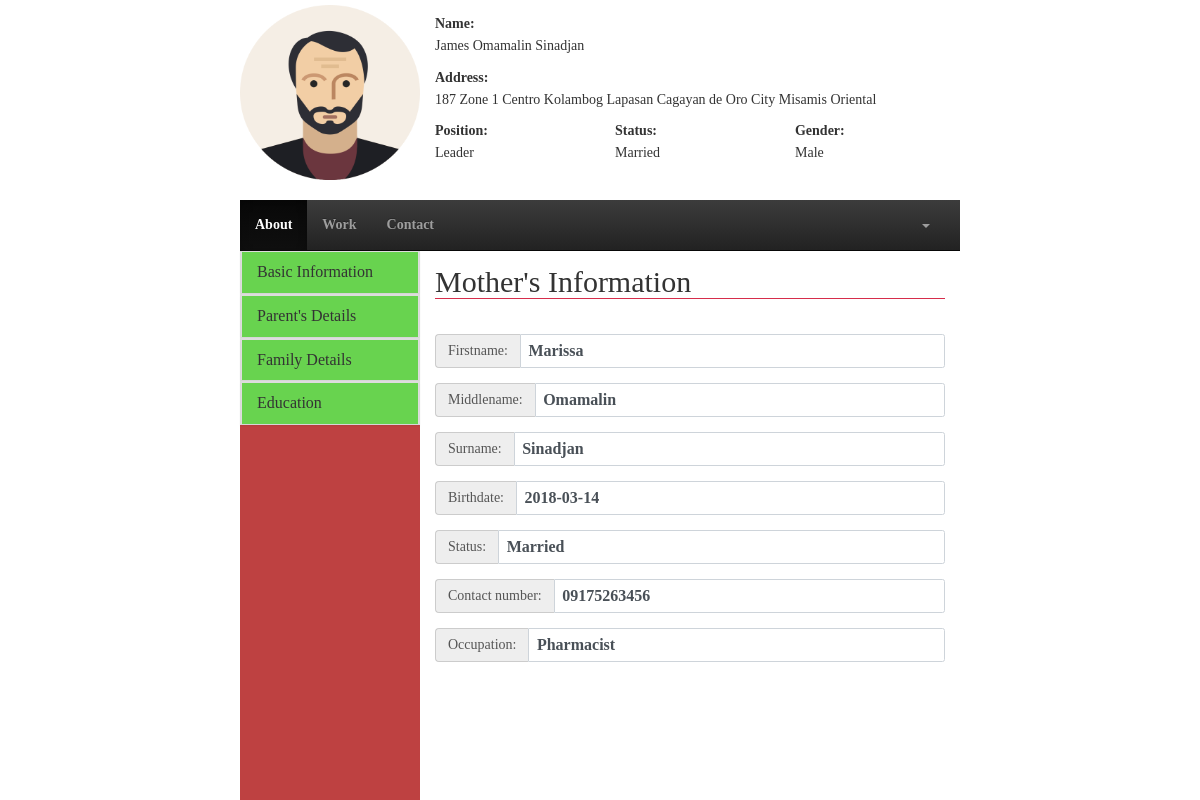
The page /user/about_mother.php?id=6 (signed in) on the database as committed earlier.
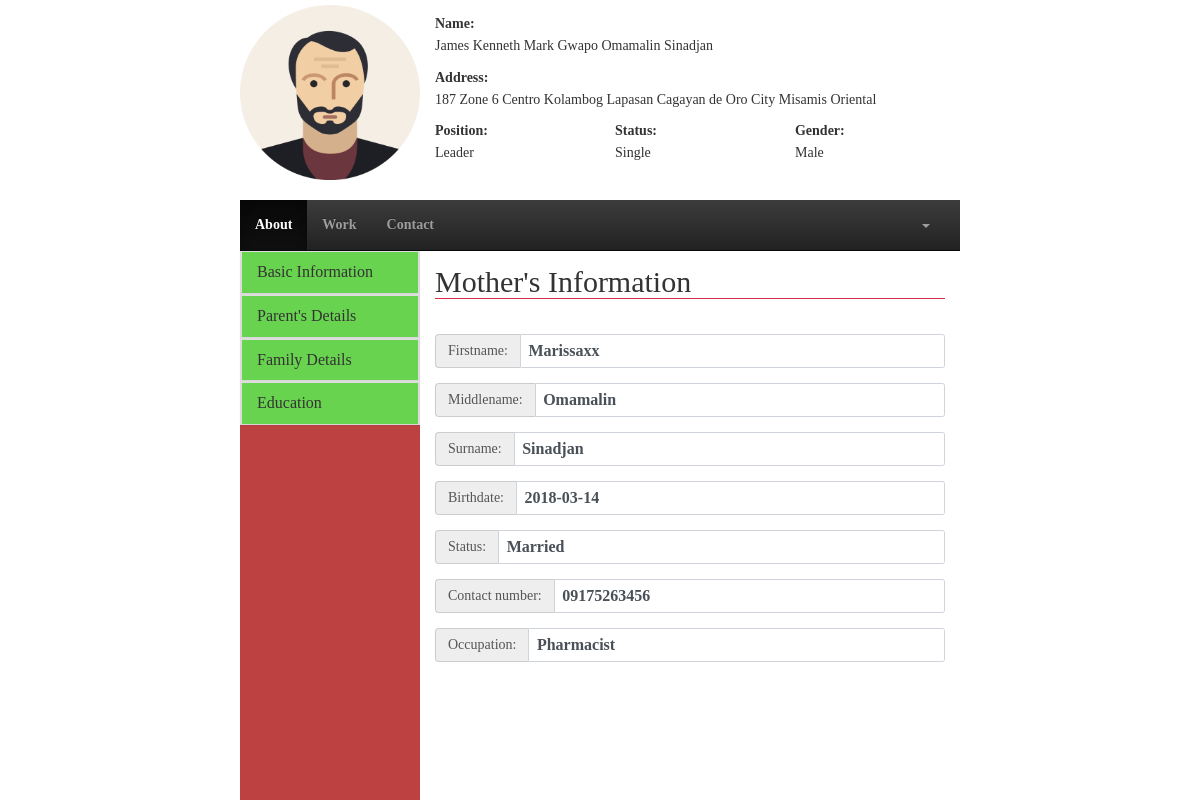
The same page on the database as committed later.
### tables this page shows
CREATE TABLE `current_address` (
  `staff_id` bigint(20) DEFAULT NULL,
  `addOne` varchar(50) DEFAULT NULL,
  `addTwo` varchar(50) DEFAULT NULL,
  `addTre` varchar(50) DEFAULT NULL,
  `state` varchar(50) NOT NULL,
  `city` varchar(50) NOT NULL,
  `country` varchar(50) NOT NULL,
  `postCode` int(11) NOT NULL
);

CREATE TABLE `staff` (
  `staff_id` bigint(20) NOT NULL,
  `fname` varchar(50) NOT NULL,
  `mname` varchar(50) DEFAULT NULL,
  `lname` varchar(50) NOT NULL,
  `birthdate` date NOT NULL,
  `cellnum` varchar(50) NOT NULL,
  `telnum` varchar(50) DEFAULT NULL,
  `email` varchar(50) NOT NULL,
  `status` varchar(50) NOT NULL,
  `gender` varchar(50) NOT NULL,
  `type` varchar(50) NOT NULL,
  `position` varchar(50) NOT NULL,
  `password` varchar(50) NOT NULL
);

CREATE TABLE `family_details` (
  `staff_id` bigint(20) DEFAULT NULL,
  `fathers_fname` varchar(50) DEFAULT NULL,
  `fathers_mname` varchar(50) NOT NULL,
  `fathers_lname` varchar(50) NOT NULL,
  `mothers_fname` varchar(50) DEFAULT NULL,
  `mothers_mname` varchar(50) NOT NULL,
  `mothers_lname` varchar(50) NOT NULL,
  `fathers_birthdate` date DEFAULT NULL,
  `mothers_birthdate` date DEFAULT NULL,
  `fathers_occupation` varchar(50) NOT NULL,
  `mothers_occupation` varchar(50) NOT NULL,
  `fathers_contnum` varchar(50) NOT NULL,
  `mothers_contnum` varchar(50) NOT NULL,
  `status` varchar(50) NOT NULL,
  `siblings` int(11) DEFAULT NULL,
  `spouse_fname` varchar(50) DEFAULT NULL,
  `spouse_mname` varchar(50) NOT NULL,
  `spouse_lname` varchar(50) NOT NULL,
  `spouse_birthdate` date NOT NULL,
  `spouse_contnum` varchar(50) NOT NULL,
  `spouse_occupation` varchar(50) NOT NULL,
  `numOfChildren` int(11) DEFAULT NULL
);

### user/about_mother.php (the view, shortened to what the changed rows need)
<!DOCTYPE html>
<html lang="en">
	<head>
		<link rel="stylesheet" href="css/bootstrap.css">
		<link rel="stylesheet" href="css/stylesheet.css">
		<link rel="stylesheet" href="css/bootstrap-theme.css">
	</head>
	<body>
		<div class="row-3">
			<div class="container-sides">
				<div class="col-12">
					<?php
						$space = " ";
						$id = $_GET['id'];
						include_once("action/session.php");
						$query = "SELECT staff.staff_id, staff.fname, staff.mname, staff.lname, staff.status, staff.gender, staff.type, staff.position, staff.password, current_address.staff_id, current_address.addOne, current_address.addTwo, current_address.addTre, current_address.state, current_address.city FROM staff INNER JOIN current_address ON staff.staff_id = current_address.staff_id WHERE staff.staff_id = '$id'";
						$result = mysqli_query($connect,$query);
						if(mysqli_num_rows($result) > 0){
							while($row = mysqli_fetch_assoc($result)):
					?>
						<form action="">
							<div class="col-3 text-center">
								<img src="img/avatar.png" alt="" style="width:180px;height: 180px;padding-top: 5px; ">
							</div>
							<div class="col-9">
								<div class="row-4">
									<div class="container">
										<label>Name:</label>
										<h5><?php echo $row['fname'].$space.$row['mname'].$space.$row['lname'] ?></h5>
									</div>
								</div>
								<div class="row-4">
									<div class="container">
										<label>Address:</label>
										<h5><?php echo $row['addOne'].$space.$row['addTwo'].$space.$row['addTre'].$space.$row['city'].$space.$row['state'] ?></h5>
									</div>
								</div>
								<div class="row-4">
									<div class="col-4 container">
										<label>Position:</label>
										<h5><?php echo $row['position'] ?></h5>
									</div>
									<div class="col-4 container">
										<label>Status:</label>
										<h5><?php echo $row['status'] ?></h5>
									</div>
									<div class="col-4 container">
										<label>Gender:</label>
										<h5><?php echo $row['gender'] ?></h5>
									</div>
								</div>
							</div>
						</form>
					<?php endwhile;} ?>
				</div>
			</div>
		</div>
		<div class="row-9">
			<div class="container-sides">
				<div class="col-12">
					<div class="row-11">
						<div class="col-9">
							<div class="row-12">
								<?php
									$id = $_GET['id'];
									include_once("action/session.php");
									$query = "SELECT * FROM family_details WHERE staff_id = '$id'";
									$result = mysqli_query($connect,$query);
									if(mysqli_num_rows($result) > 0){
										while($row = mysqli_fetch_assoc($result)):
								?>
									<form action="">
										<div class="container form-group">
											<legend><h2>Mother's Information</h2></legend>
										</div>
										<div class="container form-group form-horizontal">
											<div class="inputGroupContainer">
												<div class="input-group">
													<span class="input-group-addon">Firstname:</span>
													<span class='form-control'><?php echo $row['mothers_fname'] ?></span>
												</div>
											</div>
										</div>
										<div class="container form-group form-horizontal">
											<div class="inputGroupContainer">
												<div class="input-group">
													<span class="input-group-addon">Middlename:</span>
													<span class='form-control'><?php echo $row['mothers_mname'] ?></span>
												</div>
											</div>
										</div>
										<div class="container form-group form-horizontal">
											<div class="inputGroupContainer">
												<div class="input-group">
													<span class="input-group-addon">Surname:</span>
													<span class='form-control'><?php echo $row['mothers_lname'] ?></span>
												</div>
											</div>
										</div>
										<div class="container form-group form-horizontal">
											<div class="inputGroupContainer">
												<div class="input-group">
													<span class="input-group-addon">Birthdate:</span>
													<span class='form-control'><?php echo $row['mothers_birthdate'] ?></span>
												</div>
											</div>
										</div>
										<div class="container form-group form-horizontal">
											<div class="inputGroupContainer">
												<div class="input-group">
													<span class="input-group-addon">Status:</span>
													<span class='form-control'><?php echo $row['status'] ?></span>
												</div>
											</div>
										</div>
										<div class="container form-group form-horizontal">
											<div class="inputGroupContainer">
												<div class="input-group">
													<span class="input-group-addon">Contact number:</span>
													<span class='form-control'><?php echo $row['mothers_contnum'] ?></span>
												</div>
											</div>
										</div>
										<div class="container form-group form-horizontal">
											<div class="inputGroupContainer">
												<div class="input-group">
													<span class="input-group-addon">Occupation:</span>
													<span class='form-control'>Pharmacist</span>
												</div>
											</div>
										</div>
									</form>
								<?php endwhile;} ?>
							</div>
						</div>
					</div>
				</div>
			</div>
		</div>
	</body>
</html>

Rows that differ between the two databases and show on the page:
changed current_address "Centro Kolambog": staff_id.fname "James" → "James Kenneth Mark Gwapo"; addOne "187 Zone 1" → "187 Zone 6"; staff_id.status "Married" → "Single"
changed family_details "Omamalin": mothers_fname "Marissa" → "Marissaxx"
